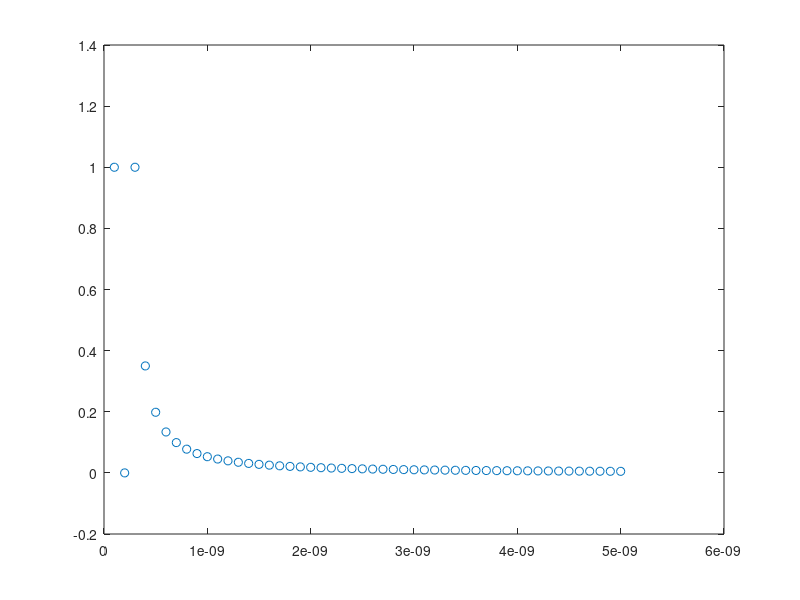

Write the MATLAB code that produced this figure.
ca = 594710.82;
cb = 38338.84;
a = 0.33;
b = 0.03;
dt = 1e-10;
niter = 50;
sigma = zeros(niter,1);
sigma(1) = 1;
eps0 = 0.01;
for k = 1:(niter-1)
    lambda = 1;
    frac_term = 0;
    for j = 2:k
        frac_term = lambda*sigma(k-j+1);
        lambda = lambda*(j-1-(a-b))/j;
    end
%     sigma(k+1) = dt^(a-b)*eps0*cb-dt^(a-b)*sigma(k)*cb/ca-frac_term;
    sigma(k+1) = -dt^(a-b)*sigma(k)*cb/ca+frac_term;

end
plot((1:niter)*dt, sigma , 'o') 